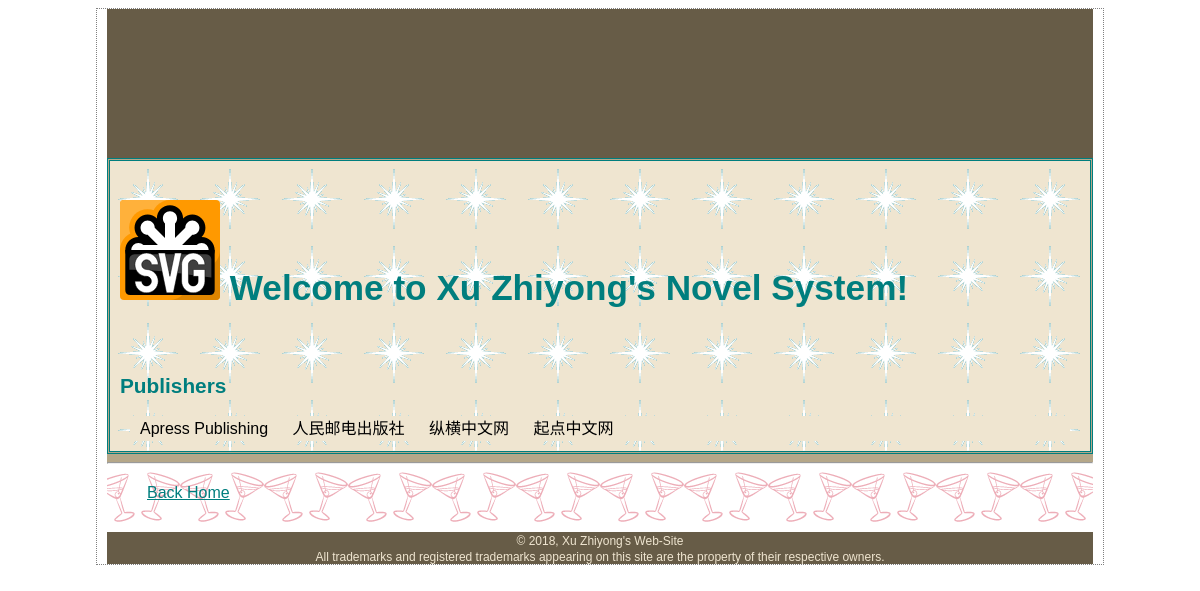
The app's page /book/publishers, older data.
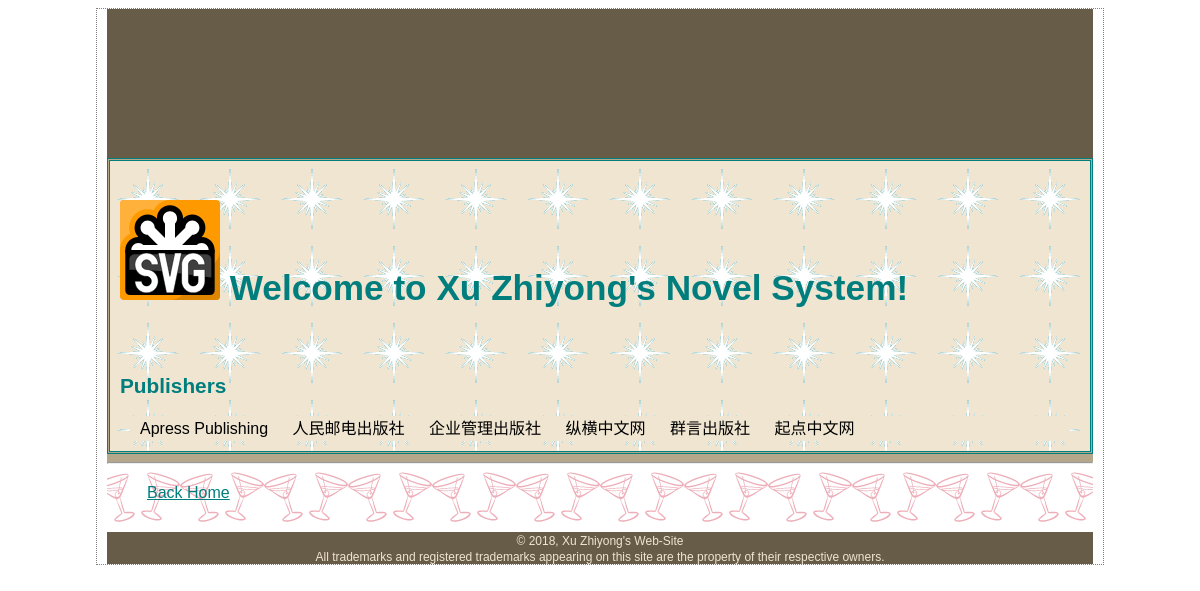
The same page, newer data.
### book/models.py (models this page shows, shortened)
class Publisher(models.Model):
    name = models.CharField(max_length=50)
    address = models.CharField(max_length=100, blank=True)
    city = models.CharField(max_length=50, blank=True)
    state_province = models.CharField(max_length=20, blank=True)
    country = models.CharField(max_length=50, blank=True)
    website = models.URLField(blank=True)
    class Meta:
        ordering = ['name']

### book/views.py (the view)
# urls.py: path('publishers',                    views.PublisherList.as_view(),  name='publisher_list'),
class PublisherList(ListView):
    model = Publisher
    context_object_name = '出版商'

### templates/book/publisher_list.html (shortened to what this page needs)
{% extends "base.html" %}
{% block content %}
    <h1>
		<img src="/static/images/svg_logo.svg" alt="logo" width="100" height="100" />
		Welcome to Xu Zhiyong's Novel System!
	</h1>
    <br>
    <h2>Publishers</h2>
    <ul>
        {% for publisher in object_list %}
            <li>{{ publisher.name }}</li>
        {% endfor %}
    </ul>
{% endblock %}

Row changes from the older to the newer data that the page shows:
added Publisher: name "企业管理出版社"
added Publisher: name "群言出版社"
